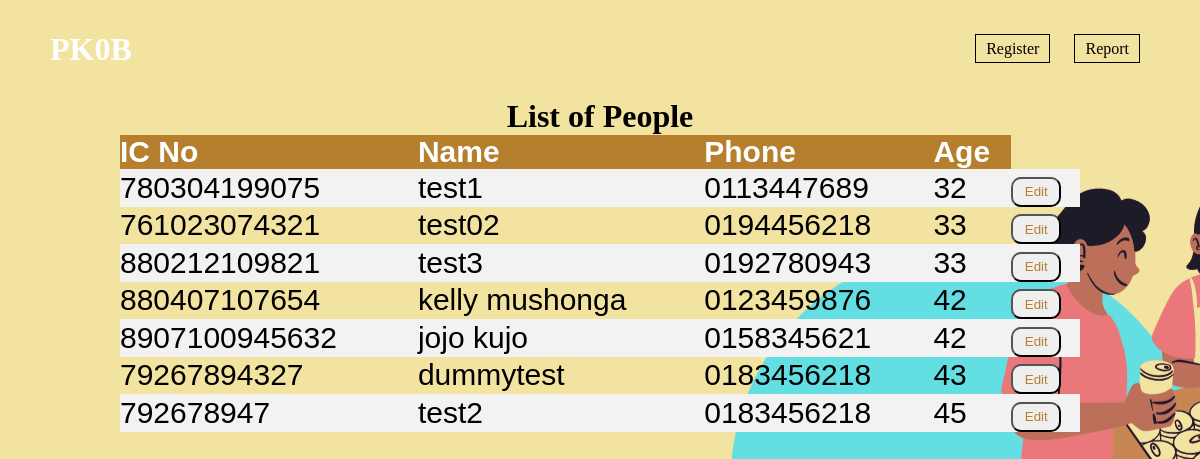
Before: /pkob/peopleInfo_report/ with the older database file.
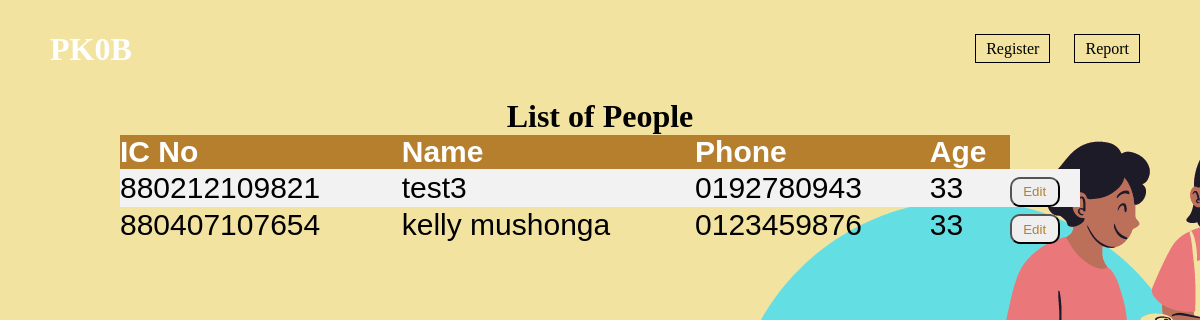
After: the same page with the newer database file.
### App_Pkob/models.py (models this page shows)
class People(models.Model):
    Timestamp = models.DateTimeField(auto_now_add=True, blank=True, )
    IcNo = models.CharField(primary_key=True, max_length=12, blank=False)
    Name = models.CharField(max_length=255)
    Phone = models.CharField(max_length=10)

### App_Pkob/views.py (the view)
# urls.py: path('peopleInfo_report/', views.peopleinfo_report, name ="peopleinfo"),
def peopleinfo_report(request):
    i = 0;
    current = datetime.datetime.now().year
    year = (People.objects.values_list('IcNo', flat=True))
    year2 = []
    for yeart in year:
        test = yeart[-4]
        if test == "0":
            print(yeart)
            year2.append(("20" + str(yeart)[:4]).replace(",", ""))
            print(year2)
        else:
            year2.append(("19" + str(yeart)[:4]).replace(",", ""))
            print(datetime.datetime.now().month)
    for getyear in year2:
        if datetime.datetime.now().month < int(year2[i][2:4]):
            print(int(year2[i][:4]))
            year2[i] = current - int(year2[i][:4])
            i += 1
        else:
            year2[i] = current - int(year2[i][:4])-1
            i +=1
    print(year2);
    people_list = People.objects.all()
    print(people_list);
    return render(request, 'App_Pkob/peopleInfo_report.html', context={'people_list': people_list, "year2": year2})

### App_Pkob/templates/App_Pkob/peopleInfo_report.html (shortened to what this page needs)
<!DOCTYPE html>
{% extends "App_Pkob/base.html" %}
   {% block content %}
</head>
<body>
<h1 style="text-align: center">List of People</h1>
<table>
    <tr>
        <th>IC No</th>
        <th>Name</th>
        <th>Phone</th>
        <th>Age</th>
    </tr>
    {% for people in people_list %}
        <tr data-href = "peopleInfo.html">
        <td>{{ people.IcNo}}</td>
        <td> {{ people.Name }}</td>
        <td>{{ people.Phone}}</td>
        <td> {{year2.pop}}</td>
        <td><a href="{% url "person-info" people.IcNo %}"><button style="border-radius: 10px; height: 30px;width:50px ; color:#B67F2D "  type="button"  >Edit</button></a></td>
        </tr>
        {% endfor %}
</table>
</body>
{% endblock content %}

### App_Pkob/templates/App_Pkob/base.html (shortened to what this page needs)
<!DOCTYPE html>
<html lang="en">
<head>
</head>
<body style="background-color:#F3E3A1;" >
<header >
<div class="navbar">
    <h1 style ="color:white" >PK0B </h1>
<ul>
<li><a href="{% url 'register' %}">Register </a></li>
<li><a href="{% url 'peopleinfo' %}">Report </a></li>
</ul>
</div>
</header>
{% block content %}
{% endblock content %}
</body>
</html>

### App_Pkob/templates/App_Pkob/base.html (style rules this page uses)
div { padding: 50px; }
* { margin:0; padding:0; }
.navbar { align-items:center; display:flex; margin:-20px auto; }
ul { flex:1; text-align: right; }
ul li { display: inline-block; list-style:none; padding:10px }
ul li a { color: #000; text-decoration: none; border: 1px solid #000; padding:5px 10px; }
body { background-image: url("/images/background2.png "); background-position:center bottom 75% ; }

### App_Pkob/templates/App_Pkob/peopleInfo_report.html (style rules this page uses)
table { border-collapse: collapse; width:80%; font-family:'Raleway', sans-serif ; font-size: 30px; text-align: left; margin:auto; }
th { background-color:#B67F2D ; color:white; }
tr:nth-child(even) { background-color:#f2f2f2 }

Changed rows visible on the page:
removed People: IcNo "780304199075", Name "test1", Phone "0113447689", pop "32"
removed People: IcNo "761023074321", Name "test02", Phone "0194456218", pop "33"
removed People: IcNo "8907100945632", Name "jojo kujo", Phone "0158345621", pop "42"
removed People: IcNo "79267894327", Name "dummytest", Phone "0183456218", pop "43"
removed People: IcNo "792678947", Name "test2", Phone "0183456218", pop "45"
computed for People "kelly mushonga": pop "42" → "33"
